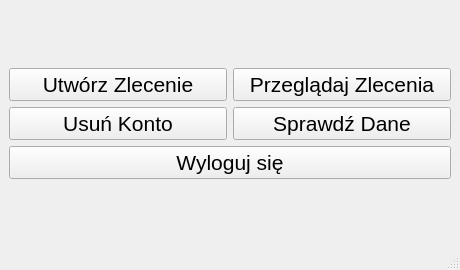
<?xml version="1.0" encoding="UTF-8"?>
<ui version="4.0">
 <class>MainWindow</class>
 <widget class="QMainWindow" name="MainWindow">
  <property name="geometry">
   <rect>
    <x>0</x>
    <y>0</y>
    <width>460</width>
    <height>270</height>
   </rect>
  </property>
  <property name="sizePolicy">
   <sizepolicy hsizetype="Fixed" vsizetype="Fixed">
    <horstretch>0</horstretch>
    <verstretch>0</verstretch>
   </sizepolicy>
  </property>
  <property name="minimumSize">
   <size>
    <width>460</width>
    <height>270</height>
   </size>
  </property>
  <property name="maximumSize">
   <size>
    <width>460</width>
    <height>270</height>
   </size>
  </property>
  <property name="windowTitle">
   <string>Warsztat</string>
  </property>
  <property name="windowIcon">
   <iconset theme="QIcon::ThemeIcon::GoHome"/>
  </property>
  <property name="autoFillBackground">
   <bool>false</bool>
  </property>
  <widget class="QWidget" name="centralwidget">
   <layout class="QGridLayout" name="gridLayout">
    <item row="0" column="0">
     <layout class="QVBoxLayout" name="verticalLayout">
      <item>
       <layout class="QHBoxLayout" name="horizontalLayout">
        <item>
         <widget class="QPushButton" name="createOrder">
          <property name="font">
           <font>
            <pointsize>16</pointsize>
           </font>
          </property>
          <property name="text">
           <string>Utwórz Zlecenie</string>
          </property>
          <property name="autoDefault">
           <bool>false</bool>
          </property>
          <property name="default">
           <bool>false</bool>
          </property>
          <property name="flat">
           <bool>false</bool>
          </property>
         </widget>
        </item>
        <item>
         <widget class="QPushButton" name="checkOrder">
          <property name="font">
           <font>
            <pointsize>16</pointsize>
           </font>
          </property>
          <property name="text">
           <string>Przeglądaj Zlecenia</string>
          </property>
          <property name="autoDefault">
           <bool>false</bool>
          </property>
          <property name="default">
           <bool>false</bool>
          </property>
          <property name="flat">
           <bool>false</bool>
          </property>
         </widget>
        </item>
       </layout>
      </item>
      <item>
       <layout class="QHBoxLayout" name="horizontalLayout_2">
        <item>
         <widget class="QPushButton" name="deleteAcount">
          <property name="font">
           <font>
            <pointsize>16</pointsize>
           </font>
          </property>
          <property name="text">
           <string>Usuń Konto</string>
          </property>
          <property name="autoDefault">
           <bool>false</bool>
          </property>
          <property name="default">
           <bool>false</bool>
          </property>
          <property name="flat">
           <bool>false</bool>
          </property>
         </widget>
        </item>
        <item>
         <widget class="QPushButton" name="checkData">
          <property name="font">
           <font>
            <pointsize>16</pointsize>
           </font>
          </property>
          <property name="text">
           <string>Sprawdź Dane</string>
          </property>
          <property name="autoDefault">
           <bool>false</bool>
          </property>
          <property name="default">
           <bool>false</bool>
          </property>
          <property name="flat">
           <bool>false</bool>
          </property>
         </widget>
        </item>
       </layout>
      </item>
      <item>
       <widget class="QPushButton" name="logout">
        <property name="font">
         <font>
          <pointsize>16</pointsize>
         </font>
        </property>
        <property name="text">
         <string>Wyloguj się</string>
        </property>
        <property name="autoDefault">
         <bool>false</bool>
        </property>
        <property name="default">
         <bool>false</bool>
        </property>
        <property name="flat">
         <bool>false</bool>
        </property>
       </widget>
      </item>
     </layout>
    </item>
   </layout>
  </widget>
  <widget class="QStatusBar" name="statusbar"/>
 </widget>
 <resources/>
 <connections/>
</ui>
